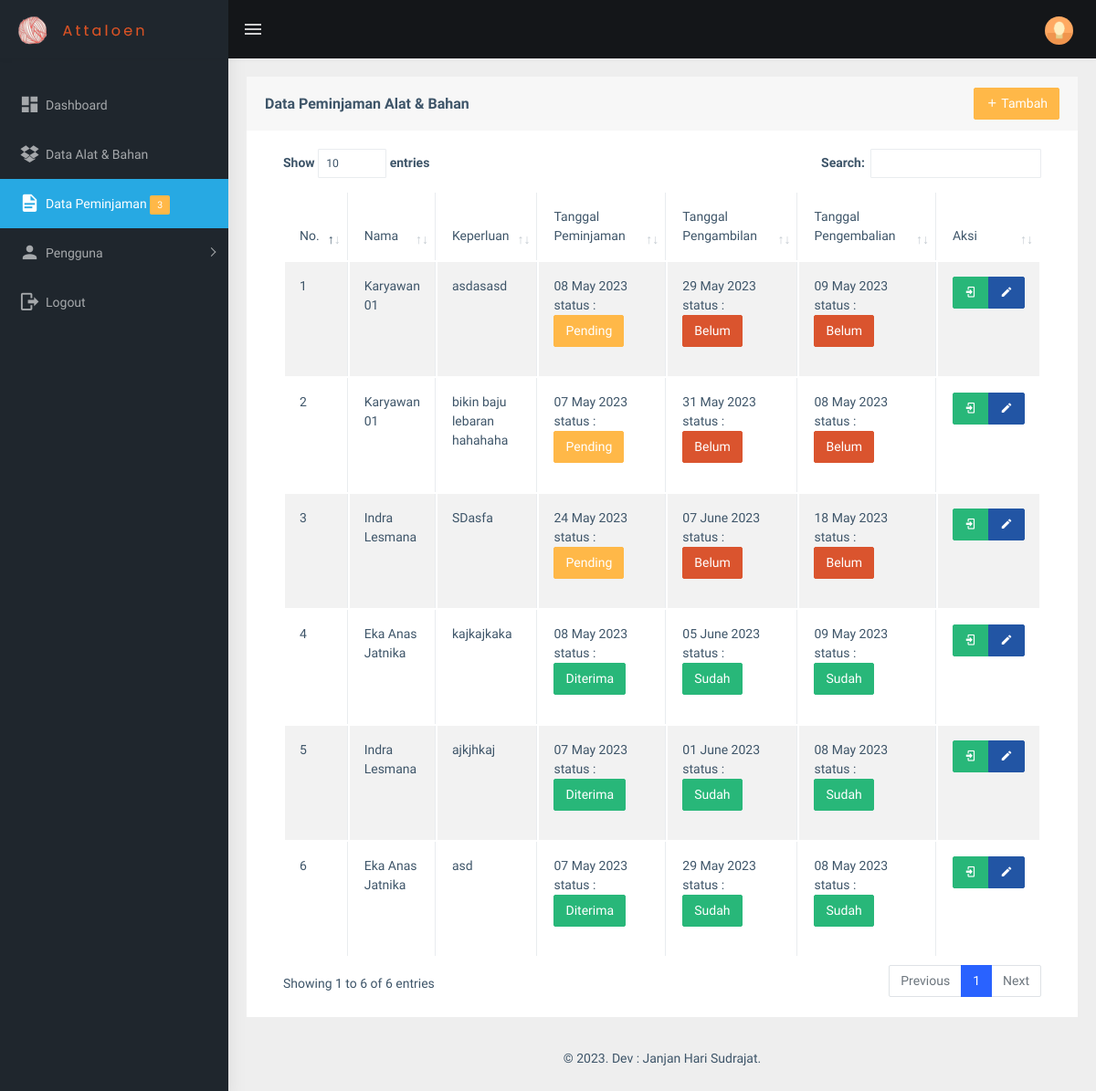
Screenshot of /view_peminjaman/peminjaman.php (signed in) with the database file from the repository.
### tables this page shows
CREATE TABLE `peminjaman` (
  `id_peminjaman` int(11) NOT NULL,
  `id_karyawan` int(11) NOT NULL,
  `keperluan` text NOT NULL,
  `tanggal_peminjaman` date NOT NULL,
  `tanggal_pengambilan` date NOT NULL,
  `tanggal_pengembalian` date NOT NULL,
  `status_peminjaman` int(11) NOT NULL,
  `status_pengambilan` int(11) NOT NULL,
  `status_pengembalian` int(11) NOT NULL
);

CREATE TABLE `users` (
  `id_user` int(11) NOT NULL,
  `nama` varchar(255) NOT NULL,
  `username` varchar(255) NOT NULL,
  `email` varchar(255) NOT NULL,
  `password` varchar(255) NOT NULL,
  `phone` varchar(40) NOT NULL,
  `image` varchar(255) NOT NULL,
  `role_id` int(10) NOT NULL,
  `date_created` date NOT NULL,
  `is_active` int(10) NOT NULL
);

### functions.php (called while the page is built, shortened)
<?php
$conn = mysqli_connect("localhost", "root", "", "db_sippa");
function query($query)
{
    global $conn;
    $result = mysqli_query($conn, $query);
    $rows = [];
    while ($row = mysqli_fetch_assoc($result)) {
        $rows[] = $row;
    }
    return $rows;
}

### view_peminjaman/peminjaman.php (the view, shortened to what this page needs)
<?php
include "../templates/header.php";
$peminjaman = query(
    "SELECT * FROM peminjaman
    INNER JOIN users ON peminjaman.id_karyawan = users.id_user
    ORDER BY id_peminjaman DESC"
);
?>
<div class="page-wrapper">
    <div class="container-fluid">
        <div class="row">
            <div class="col-md-12">
                <div class="card">
                    <div class="card-header">
                        <div class="row">
                            <div class="col">
                                <h5 class="card-title pt-2">Data Peminjaman Alat & Bahan</h5>
                            </div>
                            <div class="col">
                                <a href="peminjaman_add.php" class="btn btn-warning text-white float-end"><i
                                        class="mdi mdi-plus"></i> Tambah</a>
                            </div>
                        </div>
                    </div>
                    <div class="card-body">
                        <div class="table-responsive">
                            <table id="zero_config" class="table table-striped table-bordered">
                                <thead>
                                    <tr>
                                        <th>No.</th>
                                        <th>Nama</th>
                                        <th>Keperluan</th>
                                        <th style="width: 500pt;">Tanggal Peminjaman</th>
                                        <th style="width: 500pt;">Tanggal Pengambilan</th>
                                        <th style="width: 500pt;">Tanggal Pengembalian</th>
                                        <th>Aksi</th>
                                    </tr>
                                </thead>
                                <tbody>
                                    <?php $i = 1; ?>
                                    <?php foreach ($peminjaman as $p): ?>
                                        <tr>
                                            <td>
                                                <?= $i; ?>
                                            </td>
                                            <td>
                                                <?= $p["nama"]; ?>
                                            </td>
                                            <td>
                                                <?= $p["keperluan"]; ?>
                                            </td>
                                            <td>
                                                <?= date('d F Y', strtotime($p["tanggal_peminjaman"])); ?>
                                                <p>status : <br>
                                                    <a
                                                        href="status_peminjaman.php?id_peminjaman=<?= $p["id_peminjaman"] ?>">
                                                        <?php if ($p["status_peminjaman"] == 1): ?>
                                                            <span class="btn btn-success text-white">Diterima</span>
                                                        <?php elseif ($p["status_peminjaman"] == 2): ?>
                                                            <span class="btn btn-warning">Pending</span>
                                                        <?php else: ?>
                                                            <span class="btn btn-danger">Ditolak</span>
                                                        <?php endif; ?>
                                                    </a>
                                                </p>
                                            </td>
                                            <td>
                                                <?= date('d F Y', strtotime($p["tanggal_pengambilan"])); ?>
                                                <p>status : <br>
                                                    <a
                                                        href="status_pengambilan.php?id_peminjaman=<?= $p["id_peminjaman"] ?>">
                                                        <?php if ($p["status_pengambilan"] == 1): ?>
                                                            <span class="btn btn-success text-white">Sudah</span>
                                                        <?php else: ?>
                                                            <span class="btn btn-danger">Belum</span>
                                                        <?php endif; ?>
                                                    </a>
                                                </p>
                                            </td>
                                            <td>
                                                <?= date('d F Y', strtotime($p["tanggal_pengembalian"])); ?>
                                                <p>status : <br>
                                                    <a
                                                        href="status_pengembalian.php?id_peminjaman=<?= $p["id_peminjaman"] ?>">
                                                        <?php if ($p["status_pengembalian"] == 1): ?>
                                                            <span class="btn btn-success text-white">Sudah</span>
                                                        <?php else: ?>
                                                            <span class="btn btn-danger">Belum</span>
                                                        <?php endif; ?>
                                                    </a>
                                                </p>
                                            </td>
                                            <td>
                                                <div class="btn-group btn-group-toggle" data-toggle="buttons">
                                                    <a href="peminjaman_detail.php?id_peminjaman=<?= $p["id_peminjaman"] ?>"
                                                        class="btn btn-success text-white"><i class="mdi mdi-login"></i></a>
                                                    <a href="peminjaman_edit.php?id_peminjaman=<?= $p["id_peminjaman"] ?>"
                                                        class="btn btn-info text-white"><i class="mdi mdi-pencil"></i></a>
                                                </div>
                                            </td>
                                        </tr>
                                        <?php $i++; ?>
                                    <?php endforeach; ?>
                            </table>
                        </div>
                    </div>
                </div>
            </div>
        </div>
        <?php
        include "../templates/footer.php";
        ?>

### rows the page displays
peminjaman: users.nama "Karyawan 01", keperluan "asdasasd", tanggal_peminjaman "08 May 2023", status_peminjaman "Pending", tanggal_pengambilan "29 May 2023", status_pengambilan "Belum", tanggal_pengembalian "09 May 2023", status_pengembalian "Belum"
peminjaman: users.nama "Karyawan 01", keperluan "bikin baju lebaran hahahaha", tanggal_peminjaman "07 May 2023", status_peminjaman "Pending", tanggal_pengambilan "31 May 2023", status_pengambilan "Belum", tanggal_pengembalian "08 May 2023", status_pengembalian "Belum"
peminjaman: users.nama "Indra Lesmana", keperluan "SDasfa", tanggal_peminjaman "24 May 2023", status_peminjaman "Pending", tanggal_pengambilan "07 June 2023", status_pengambilan "Belum", tanggal_pengembalian "18 May 2023", status_pengembalian "Belum"
peminjaman: users.nama "Eka Anas Jatnika", keperluan "kajkajkaka", tanggal_peminjaman "08 May 2023", status_peminjaman "Diterima", tanggal_pengambilan "05 June 2023", status_pengambilan "Sudah", tanggal_pengembalian "09 May 2023", status_pengembalian "Sudah"
peminjaman: users.nama "Indra Lesmana", keperluan "ajkjhkaj", tanggal_peminjaman "07 May 2023", status_peminjaman "Diterima", tanggal_pengambilan "01 June 2023", status_pengambilan "Sudah", tanggal_pengembalian "08 May 2023", status_pengembalian "Sudah"
peminjaman: users.nama "Eka Anas Jatnika", keperluan "asd", tanggal_peminjaman "07 May 2023", status_peminjaman "Diterima", tanggal_pengambilan "29 May 2023", status_pengambilan "Sudah", tanggal_pengembalian "08 May 2023", status_pengembalian "Sudah"

### other values shown
$total_peminjaman_pending "3"
